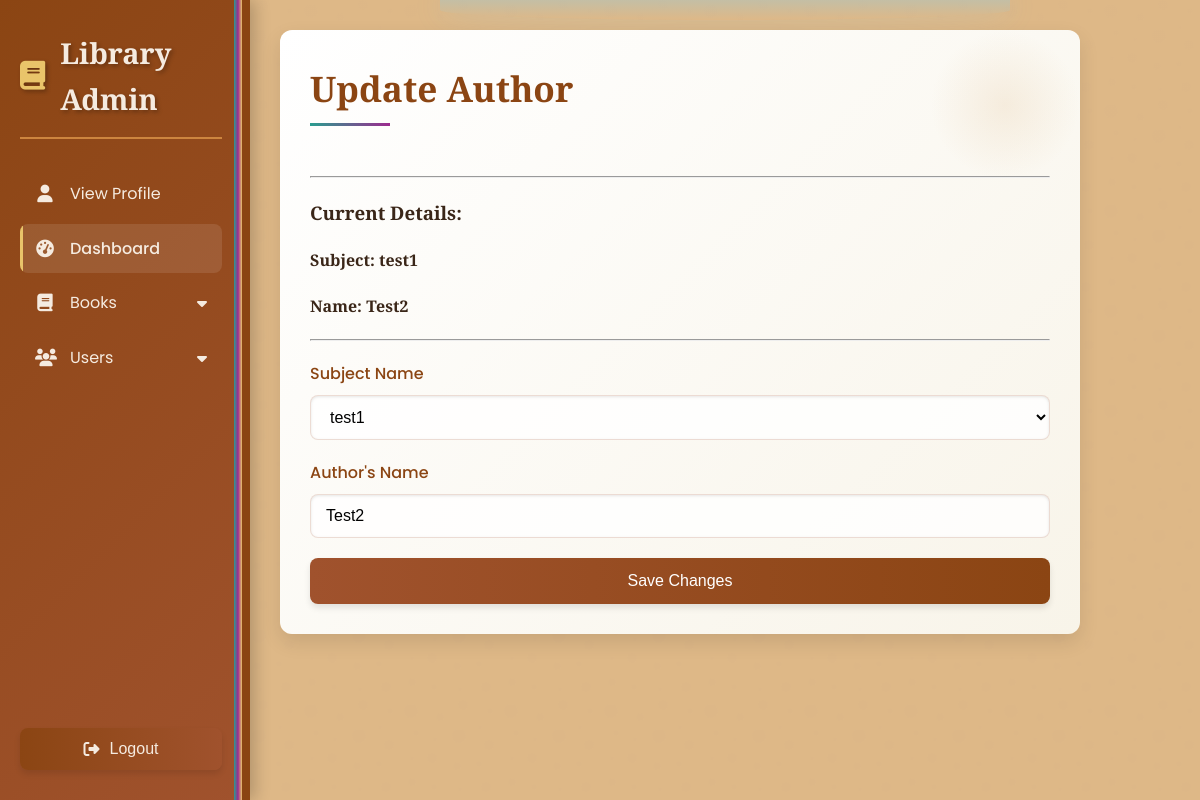
Screenshot of /editauth/2/ (signed in) with the database file from the repository.
### Books/models.py (models this page shows, shortened)
class Subject(models.Model):
    sub = models.CharField(max_length=50, verbose_name='Subject Name', unique=True)
    def __str__(self):
        return self.sub

class Author(models.Model):
    sub = models.ForeignKey(Subject, on_delete=models.CASCADE, verbose_name='Subject Name')
    name = models.CharField(max_length=50, verbose_name='Author\'s Name', unique=True)

### Books/views.py (the view)
# urls.py: path('editauth/<int:id>/', editauth, name="editauth"),
def editauth(request, id):
    if request.user.is_authenticated and request.user.is_superuser:
        auth = Author.objects.get(id=id)
        old_sub = auth.sub
        old_name = auth.name
        if request.method=="POST":
            form = AuthForm(request.POST, instance=auth)
            if form.is_valid():
                form.save()
                return redirect('viewauth')
        else:
            form = AuthForm(instance=auth)
        return render(request, 'home/editauth.html', {'form': form, "old_sub": old_sub, "old_name": old_name})
    else:
        messages.info(request, 'Enter the Admin Credentials to view Admin Panel!')
        return redirect('signin')

### Books/forms.py
class AuthForm(forms.ModelForm):
    class Meta:
        model = Author
        fields = '__all__'

### templates/home/editauth.html (shortened to what this page needs)
{% extends 'home/lms.html' %}
{% block body %}
    <div class="form-container">
        <form class="dynamic-form" method="post"  enctype="multipart/form-data">
            <h2>Update Author</h2>
            <hr>
            <h3>Current Details:</h3>
            <h4>Subject: {{old_sub}}</h4>
            <h4>Name: {{old_name}}</h4>
            <hr>
            {% for field in form %}
                <p>
                    <label for="{{ field.id_for_label }}">{{ field.label }}</label>
                    {{ field }}
                </p>
            {% endfor %}
            <input type="submit" value="Save Changes">
        </form>
    </div>
{% endblock %}

### templates/home/lms.html (style rules this page uses)
* { margin: 0; padding: 0; box-sizing: border-box; }
:root { --wood-dark: #8B4513; --wood-medium: #A0522D; --wood-light: #CD853F; --wood-pale: #DEB887; --book-teal: #2A9D8F; --book-magenta: #9D2A8F; --book-yellow: #E9C46A; --text-dark: #3A2618; --text-light: #F5EBE0; --shadow: rgba(0, 0, 0, 0.2); --highlight: rgba(255, 255, 255, 0.1); }
body { font-family: 'Poppins', sans-serif; line-height: 1.6; color: var(--text-dark); display: flex; background-color: var(--wood-pale); }
h1, h2, h3, h4 { font-family: 'Playfair Display', serif; font-weight: 600; }
h2 { margin-bottom: 30px; font-size: 2.2em; color: var(--wood-dark); position: relative; padding-bottom: 10px; }
h2::after { content: ''; position: absolute; bottom: 0; left: 0; width: 80px; height: 3px; background: linear-gradient(to right, var(--book-teal), var(--book-magenta)); }
.form-container { background: linear-gradient(135deg, #fff 0%, #f8f4e9 100%); padding: 30px; border-radius: 12px; box-shadow: 0 8px 20px rgba(0, 0, 0, 0.1); width: 100%; max-width: 800px; display: grid; gap: 20px; margin-left: 0; margin-right: auto; position: relative; overflow: hidden; }
.form-container::before { content: ''; position: absolute; top: 0; right: 0; width: 150px; height: 150px; background: radial-gradient(circle, rgba(222, 184, 135, 0.2) 0%, transparent 70%); z-index: 0; }
label { display: block; margin-bottom: 8px; color: var(--wood-dark); font-weight: 500; position: relative; }
input[type="text"], input[type="number"], input[type="file"], input[type="email"], select, textarea { width: 100%; padding: 12px 15px; border: 1px solid rgba(160, 82, 45, 0.2); border-radius: 8px; font-size: 1rem; background-color: rgba(255, 255, 255, 0.8); transition: all 0.3s ease; box-shadow: inset 0 1px 3px rgba(0, 0, 0, 0.1); }
input[type="submit"] { background: linear-gradient(to right, var(--wood-medium), var(--wood-dark)); color: white; border: none; padding: 14px; font-size: 1rem; border-radius: 8px; cursor: pointer; transition: all 0.3s ease; grid-column: span 1; font-weight: 500; box-shadow: 0 4px 6px rgba(0, 0, 0, 0.1); }
.dynamic-form { display: grid; gap: 20px; }

### rows the page displays
Subject: sub "test1"
Author: name "Test2", form "Test2"
Subject: form "test1"

### other values shown
{{ field.label }} "Subject Name" "Author's Name"
